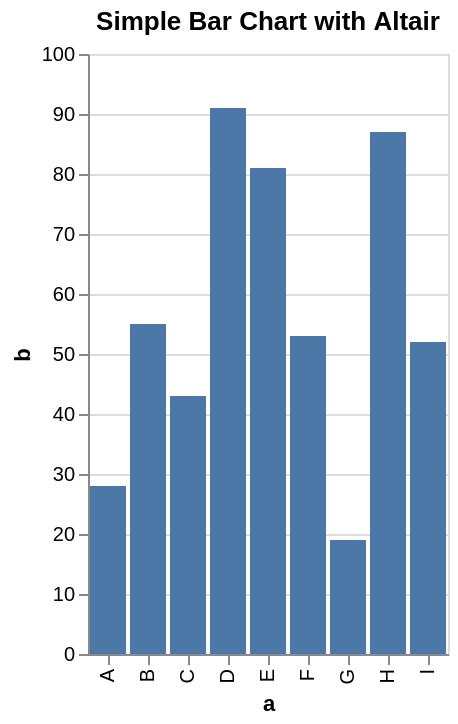

Notebook code cell kept with this figure:
### Markdown cell above
## Altair examples

### Code cell
import altair as alt
import pandas as pd

# Sample data
data = pd.DataFrame({
    'a': ['A', 'B', 'C', 'D', 'E', 'F', 'G', 'H', 'I'],
    'b': [28, 55, 43, 91, 81, 53, 19, 87, 52]
})

# Create a simple bar chart
chart = alt.Chart(data).mark_bar().encode(
    x='a',
    y='b'
).properties(
    title='Simple Bar Chart with Altair'
)

chart

### Figure 1 — Vega-Lite specification as saved in the notebook (floating-point values rounded to 4 significant figures)
{"config": {"view": {"continuousWidth": 300, "continuousHeight": 300}}, "data": {"name": "data-7684334a68ab74ba4c3ca7d0ceaeb461"}, "mark": {"type": "bar"}, "encoding": {"x": {"field": "a", "type": "nominal"}, "y": {"field": "b", "type": "quantitative"}}, "title": "Simple Bar Chart with Altair", "$schema": "https://vega.github.io/schema/vega-lite/v5.20.1.json", "datasets": {"data-7684334a68ab74ba4c3ca7d0ceaeb461": [{"a": "A", "b": 28}, {"a": "B", "b": 55}, {"a": "C", "b": 43}, {"a": "D", "b": 91}, {"a": "E", "b": 81}, {"a": "F", "b": 53}, {"a": "G", "b": 19}, {"a": "H", "b": 87}, {"a": "I", "b": 52}]}}
